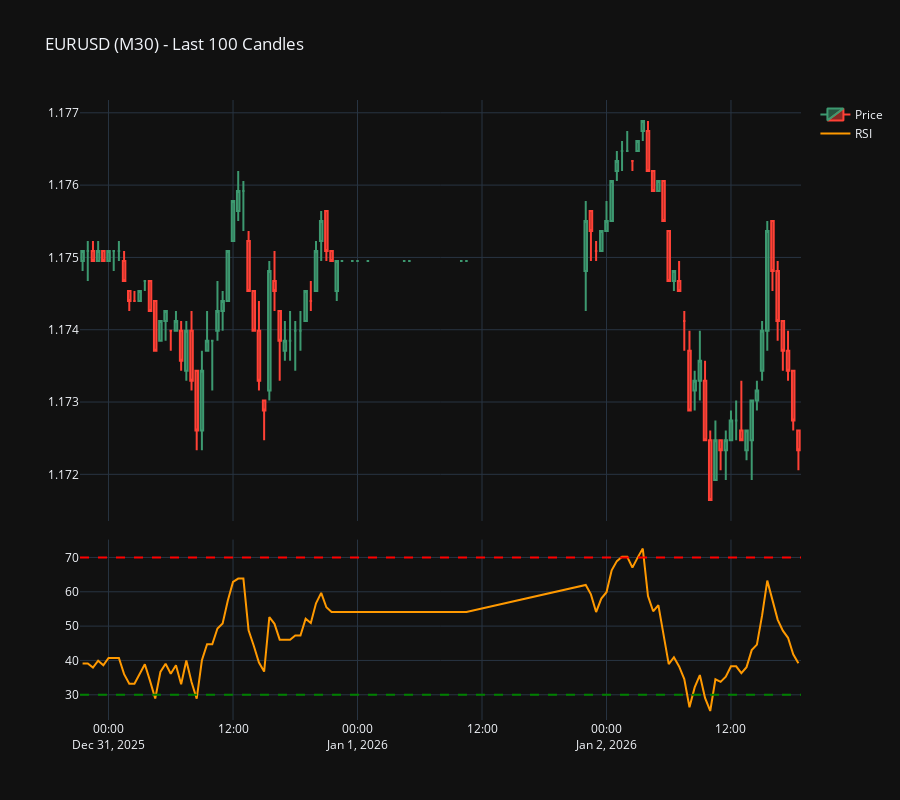

This figure's notebook cell:
### Code cell
import yfinance as yf
import pandas as pd
import pandas_ta as ta
import numpy as np
import plotly.graph_objects as go
from plotly.subplots import make_subplots
from scipy.signal import argrelextrema

# 1. Your Dictionaries
ASSETS = {
    'EURUSD': 'EURUSD=X', 'USDCHF': 'USDCHF=X', 'GBPUSD': 'GBPUSD=X',
    'USDCAD': 'USDCAD=X', 'BTCUSD': 'BTC-USD', 'ETHUSD': 'ETH-USD',
    'XAUUSD': 'XAUUSD=X', 'XAGUSD': 'XAGUSD=X', 'SP500m': '^GSPC', 'UK100': '^FTSE'
}

TIMEFRAME_SETTINGS = {
    '1WK': ('1wk', '10y'), 'D1': ('1d', '5y'), '4H': ('4h', '2y'),
    '1H': ('1h', '2y'), 'M30': ('30m', '60d'), 'M15': ('15m', '60d')
}


def analyze_divergence(asset_key, tf_key, candle_limit=100, order=5):
    """
    asset_key: e.g., 'BTCUSD'
    tf_key: e.g., '4H'
    candle_limit: number of candles to display
    """

    # Validation
    if asset_key not in ASSETS or tf_key not in TIMEFRAME_SETTINGS:
        print("Invalid Asset or Timeframe key.")
        return

    symbol = ASSETS[asset_key]
    interval, period = TIMEFRAME_SETTINGS[tf_key]

    # 1. Fetch Data
    print(f"Fetching {asset_key} on {tf_key} timeframe...")
    df = yf.download(symbol, period=period, interval=interval, progress=False)

    if df.empty:
        print("No data found.")
        return

    # Flatten columns if multi-index
    df.columns = [col[0] if isinstance(
        col, tuple) else col for col in df.columns]

    # 2. Indicators
    df['RSI'] = ta.rsi(df['Close'], length=14)
    df.dropna(inplace=True)

    # 3. Detect Signals
    # We calculate on the whole set, but identify signals
    # within the last 'candle_limit' to keep it fast and relevant.
    df['Bullish_Div'] = False
    df['Bearish_Div'] = False

    max_idx = argrelextrema(df['Close'].values, np.greater, order=order)[0]
    min_idx = argrelextrema(df['Close'].values, np.less, order=order)[0]

    # Bearish Divergence Logic
    for i in range(1, len(max_idx)):
        curr, prev = max_idx[i], max_idx[i-1]
        if df['Close'].iloc[curr] > df['Close'].iloc[prev] and df['RSI'].iloc[curr] < df['RSI'].iloc[prev]:
            df.at[df.index[curr], 'Bearish_Div'] = True

    # Bullish Divergence Logic
    for i in range(1, len(min_idx)):
        curr, prev = min_idx[i], min_idx[i-1]
        if df['Close'].iloc[curr] < df['Close'].iloc[prev] and df['RSI'].iloc[curr] > df['RSI'].iloc[prev]:
            df.at[df.index[curr], 'Bullish_Div'] = True

    # 4. Limit the display
    df_plot = df.tail(candle_limit)

    # 5. Plotting
    fig = make_subplots(rows=2, cols=1, shared_xaxes=True,
                        vertical_spacing=0.03, row_heights=[0.7, 0.3])

    # Price Chart
    fig.add_trace(go.Candlestick(x=df_plot.index, open=df_plot['Open'], high=df_plot['High'],
                                 low=df_plot['Low'], close=df_plot['Close'], name='Price'), row=1, col=1)

    # Signal markers
    bull = df_plot[df_plot['Bullish_Div']]
    bear = df_plot[df_plot['Bearish_Div']]

    fig.add_trace(go.Scatter(x=bull.index, y=bull['Low'] * 0.995, mode='markers',
                             marker=dict(symbol='triangle-up', size=12, color='#00ff00'), name='Bull Div'), row=1, col=1)
    fig.add_trace(go.Scatter(x=bear.index, y=bear['High'] * 1.005, mode='markers',
                             marker=dict(symbol='triangle-down', size=12, color='#ff0000'), name='Bear Div'), row=1, col=1)

    # RSI Chart
    fig.add_trace(go.Scatter(x=df_plot.index, y=df_plot['RSI'], line=dict(
        color='#ff9900', width=2), name='RSI'), row=2, col=1)
    fig.add_hline(y=70, line_dash="dash", line_color="red", row=2, col=1)
    fig.add_hline(y=30, line_dash="dash", line_color="green", row=2, col=1)

    fig.update_layout(title=f"{asset_key} ({tf_key}) - Last {candle_limit} Candles",
                      template='plotly_dark', xaxis_rangeslider_visible=False, height=800)
    fig.show()


# --- CALL AS REQUESTED ---
# analyze_divergence('BTCUSD', '1H', candle_limit=100)
analyze_divergence('EURUSD', 'M30', candle_limit=100)
